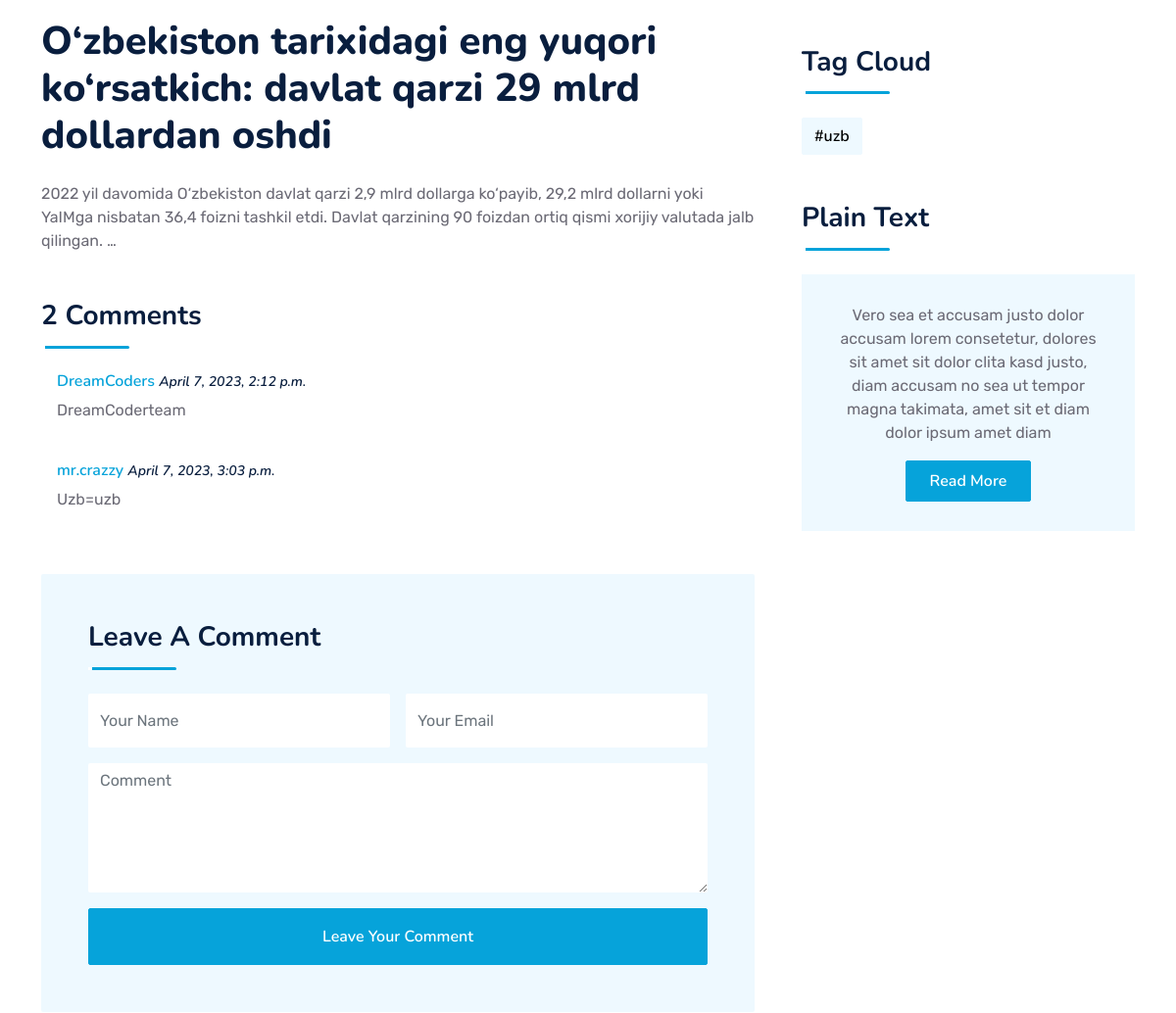
The app's page /blog/ozbekiston-tarixidagi-eng-yuqori-korsatkich-davlat-qarzi-29-mlrd-dollardan-oshdi/ (middle part), older data.
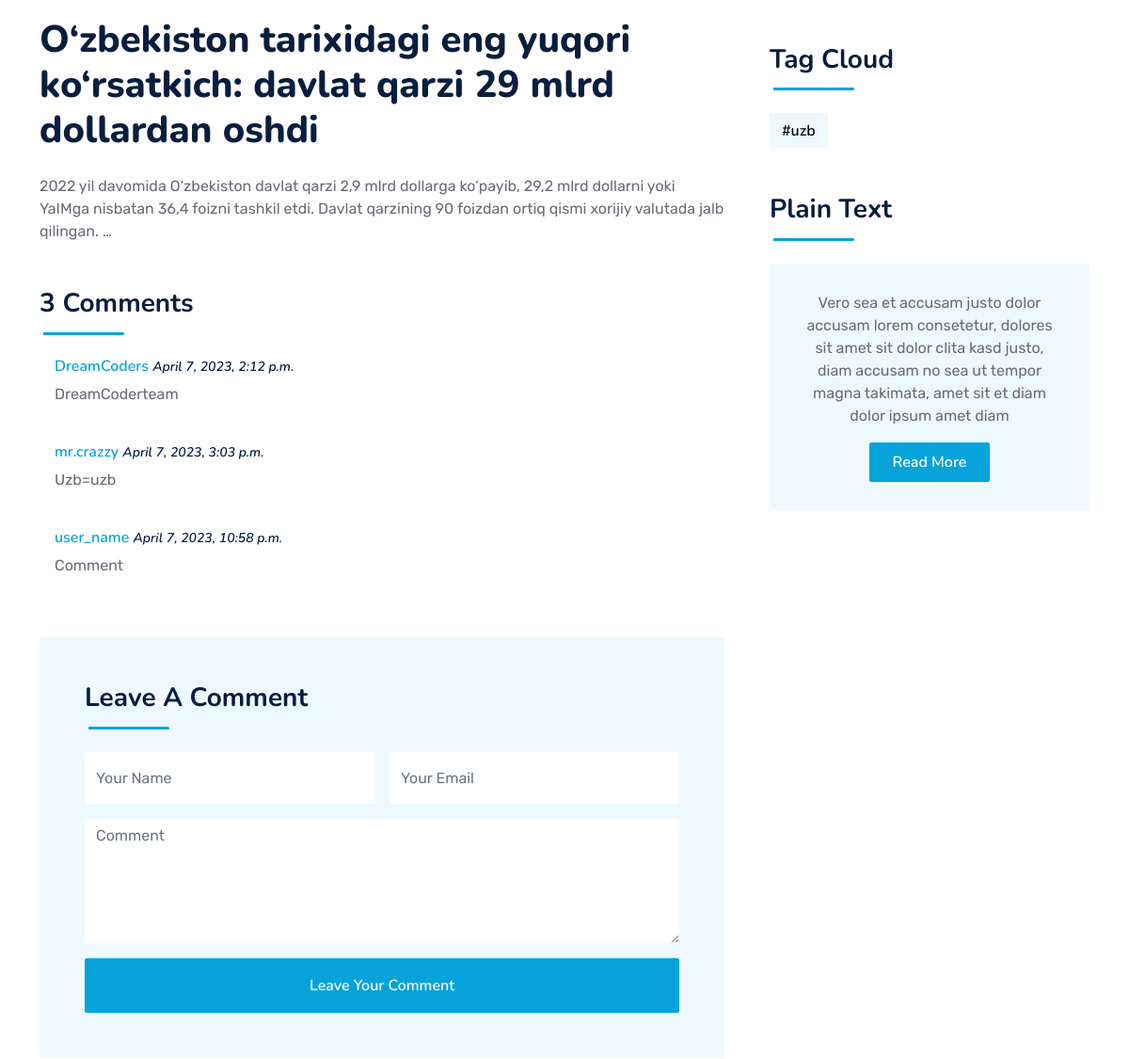
The same page, newer data.
### blog/models.py (models this page shows, shortened)
class Comment(models.Model):
    post = models.ForeignKey(Post, on_delete=models.CASCADE)
    name = models.CharField(max_length=50)
    email = models.EmailField()
    text = models.CharField(max_length=200)
    created = models.DateTimeField(auto_now_add=True)

class Tag(models.Model):
    name = models.CharField(max_length=20)

### blog/views.py (the view, shortened to what this page needs)
# urls.py: path("<slug:slug>/", BlogDeatil.as_view(), name="detail"),
class BlogDeatil(View):
    def get(self, request, slug):
        post = get_object_or_404(Post, slug=slug)
        comments = Comment.objects.filter(post=post)
        return render(request, "blog/detail.html", {"post": post, "comments": comments})

### templates/blog/detail.html (shortened to what this page needs)
{% extends 'base.html' %}
{% load static %}
{% block content %}
<div class="container-fluid py-5 wow fadeInUp" data-wow-delay="0.1s">
    <div class="container py-5">
        <div class="row g-5">
            <div class="col-lg-8">
                <div class="mb-5">
                    <h1 class="mb-4">{{ post.title }}</h1>
                    <p>{{ post.description|truncatewords:30 }}</p>
                </div>
                <div class="mb-5">
                    <div class="section-title section-title-sm position-relative pb-3 mb-4">
                        {% if comments == 0 %}
                        <h3 class="mb-0">No Comments</h3>
                        {% else %}
                        <h3 class="mb-0">{{ comments.count }} Comments</h3>
                        {% endif %}
                    </div>
                    {% for comment in comments %}
                    <div class="d-flex mb-4">
                        <div class="ps-3">
                            <h6><a href="">{{ comment.name }}</a> <small><i>{{ comment.created }}</i></small></h6>
                            <p>{{ comment.text }}</p>
                        </div>
                    </div>
                    {% endfor %}
                </div>
                <div class="bg-light rounded p-5">
                    <div class="section-title section-title-sm position-relative pb-3 mb-4">
                        <h3 class="mb-0">Leave A Comment</h3>
                    </div>
                    <form method='POST'>
                        <div class="row g-3">
                            <div class="col-12 col-sm-6">
                                <input type="text" class="form-control bg-white border-0" name="full_name" placeholder="Your Name" style="height: 55px;">
                            </div>
                            <div class="col-12 col-sm-6">
                                <input type="email" class="form-control bg-white border-0" name="email" placeholder="Your Email" style="height: 55px;">
                            </div>
                            <div class="col-12">
                                <textarea class="form-control bg-white border-0" rows="5" name="comment" placeholder="Comment"></textarea>
                            </div>
                            <div class="col-12">
                                <button class="btn btn-primary w-100 py-3" type="submit" >Leave Your Comment</button>
                            </div>
                        </div>
                    </form>
                </div>
            </div>
            <div class="col-lg-4">
                {% if post.tag.count > 0 %}
                <div class="mb-5 wow slideInUp" data-wow-delay="0.1s">
                    <div class="section-title section-title-sm position-relative pb-3 mb-4">
                        <h3 class="mb-0">Tag Cloud</h3>
                    </div>
                    <div class="d-flex flex-wrap m-n1">
                        {% for tag in post.tag.all %}
                        <a href="" class="btn btn-light m-1">#{{ tag.name }}</a>
                        {% endfor %}
                    </div>
                </div>
                {% endif %}
                <div class="wow slideInUp" data-wow-delay="0.1s">
                    <div class="section-title section-title-sm position-relative pb-3 mb-4">
                        <h3 class="mb-0">Plain Text</h3>
                    </div>
                    <div class="bg-light text-center" style="padding: 30px;">
                        <p>Vero sea et accusam justo dolor accusam lorem consetetur, dolores sit amet sit dolor clita kasd justo, diam accusam no sea ut tempor magna takimata, amet sit et diam dolor ipsum amet diam</p>
                        <a href="" class="btn btn-primary py-2 px-4">Read More</a>
                    </div>
                </div>
            </div>
        </div>
    </div>
</div>
{% endblock content %}

Row changes from the older to the newer data that the page shows:
added Comment: name "user_name", created "April 7, 2023, 10:58 p.m.", text "Comment"
Text that changed along with them:
{{ comments.count }}: "2" → "3"
